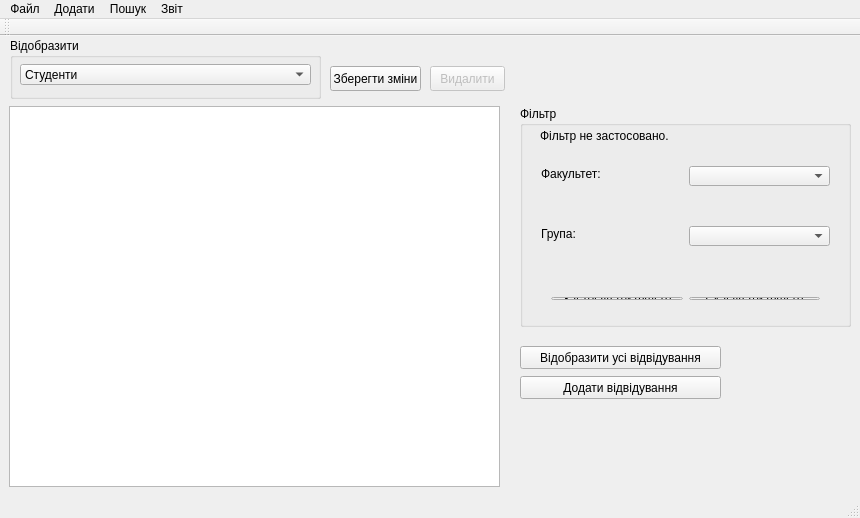
<?xml version="1.0" encoding="UTF-8"?>
<ui version="4.0">
 <class>MainWindow</class>
 <widget class="QMainWindow" name="MainWindow">
  <property name="geometry">
   <rect>
    <x>0</x>
    <y>0</y>
    <width>860</width>
    <height>518</height>
   </rect>
  </property>
  <property name="windowTitle">
   <string>Аналіз Захворюваності Студентів</string>
  </property>
  <widget class="QWidget" name="centralWidget">
   <widget class="QTableView" name="tableView">
    <property name="geometry">
     <rect>
      <x>9</x>
      <y>70</y>
      <width>491</width>
      <height>381</height>
     </rect>
    </property>
   </widget>
   <widget class="QGroupBox" name="tableGroupBox">
    <property name="geometry">
     <rect>
      <x>10</x>
      <y>2</y>
      <width>311</width>
      <height>61</height>
     </rect>
    </property>
    <property name="title">
     <string>Відобразити</string>
    </property>
    <widget class="QComboBox" name="tablesComboBox">
     <property name="geometry">
      <rect>
       <x>10</x>
       <y>26</y>
       <width>291</width>
       <height>21</height>
      </rect>
     </property>
     <item>
      <property name="text">
       <string>Студенти</string>
      </property>
     </item>
     <item>
      <property name="text">
       <string>Факультети</string>
      </property>
     </item>
     <item>
      <property name="text">
       <string>Групи</string>
      </property>
     </item>
     <item>
      <property name="text">
       <string>Лікарі</string>
      </property>
     </item>
     <item>
      <property name="text">
       <string>Діагнози</string>
      </property>
     </item>
     <item>
      <property name="text">
       <string>Відвідування</string>
      </property>
     </item>
    </widget>
   </widget>
   <widget class="QPushButton" name="submitButton">
    <property name="geometry">
     <rect>
      <x>330</x>
      <y>30</y>
      <width>91</width>
      <height>25</height>
     </rect>
    </property>
    <property name="text">
     <string>Зберегти зміни</string>
    </property>
   </widget>
   <widget class="QPushButton" name="deleteButton">
    <property name="enabled">
     <bool>false</bool>
    </property>
    <property name="geometry">
     <rect>
      <x>430</x>
      <y>30</y>
      <width>75</width>
      <height>25</height>
     </rect>
    </property>
    <property name="text">
     <string>Видалити</string>
    </property>
   </widget>
   <widget class="QGroupBox" name="filterGroupBox">
    <property name="geometry">
     <rect>
      <x>520</x>
      <y>70</y>
      <width>331</width>
      <height>221</height>
     </rect>
    </property>
    <property name="title">
     <string>Фільтр</string>
    </property>
    <widget class="QLabel" name="facultyLabel">
     <property name="geometry">
      <rect>
       <x>21</x>
       <y>60</y>
       <width>60</width>
       <height>16</height>
      </rect>
     </property>
     <property name="text">
      <string>Факультет:</string>
     </property>
    </widget>
    <widget class="QComboBox" name="facultyComboBox">
     <property name="geometry">
      <rect>
       <x>169</x>
       <y>60</y>
       <width>141</width>
       <height>20</height>
      </rect>
     </property>
    </widget>
    <widget class="QLabel" name="groupLabel">
     <property name="geometry">
      <rect>
       <x>21</x>
       <y>120</y>
       <width>34</width>
       <height>16</height>
      </rect>
     </property>
     <property name="text">
      <string>Група:</string>
     </property>
    </widget>
    <widget class="QComboBox" name="groupComboBox">
     <property name="geometry">
      <rect>
       <x>169</x>
       <y>120</y>
       <width>141</width>
       <height>20</height>
      </rect>
     </property>
    </widget>
    <widget class="QLabel" name="filterLabel">
     <property name="geometry">
      <rect>
       <x>20</x>
       <y>20</y>
       <width>281</width>
       <height>20</height>
      </rect>
     </property>
     <property name="text">
      <string>Фільтр не застосовано.</string>
     </property>
    </widget>
    <widget class="QWidget" name="layoutWidget">
     <property name="geometry">
      <rect>
       <x>20</x>
       <y>180</y>
       <width>291</width>
       <height>25</height>
      </rect>
     </property>
     <layout class="QHBoxLayout" name="horizontalLayout">
      <item>
       <widget class="QPushButton" name="useFilterButton">
        <property name="text">
         <string>Застосувати фільтр</string>
        </property>
       </widget>
      </item>
      <item>
       <widget class="QPushButton" name="cancelFilterButton">
        <property name="text">
         <string>Скасувати фільтр</string>
        </property>
       </widget>
      </item>
     </layout>
    </widget>
   </widget>
   <widget class="QPushButton" name="showVisitButton">
    <property name="geometry">
     <rect>
      <x>520</x>
      <y>310</y>
      <width>201</width>
      <height>23</height>
     </rect>
    </property>
    <property name="text">
     <string>Відобразити усі відвідування</string>
    </property>
   </widget>
   <widget class="QPushButton" name="addStudentVisit">
    <property name="geometry">
     <rect>
      <x>520</x>
      <y>340</y>
      <width>201</width>
      <height>23</height>
     </rect>
    </property>
    <property name="text">
     <string>Додати відвідування</string>
    </property>
   </widget>
  </widget>
  <widget class="QMenuBar" name="menuBar">
   <property name="geometry">
    <rect>
     <x>0</x>
     <y>0</y>
     <width>860</width>
     <height>21</height>
    </rect>
   </property>
   <widget class="QMenu" name="menuFile">
    <property name="title">
     <string>Файл</string>
    </property>
    <addaction name="actionExit"/>
   </widget>
   <widget class="QMenu" name="menu">
    <property name="title">
     <string>Додати</string>
    </property>
    <addaction name="actionStudent"/>
    <addaction name="actionVisit"/>
    <addaction name="actionDiagnosis"/>
    <addaction name="actionDoctor"/>
    <addaction name="actionFaculty"/>
    <addaction name="actionGroup"/>
   </widget>
   <widget class="QMenu" name="menu_2">
    <property name="title">
     <string>Пошук</string>
    </property>
    <addaction name="actionFindStudent"/>
    <addaction name="actionFindVisit"/>
   </widget>
   <widget class="QMenu" name="menu_3">
    <property name="title">
     <string>Звіт</string>
    </property>
    <addaction name="actionExportExcel"/>
   </widget>
   <addaction name="menuFile"/>
   <addaction name="menu"/>
   <addaction name="menu_2"/>
   <addaction name="menu_3"/>
  </widget>
  <widget class="QToolBar" name="mainToolBar">
   <attribute name="toolBarArea">
    <enum>TopToolBarArea</enum>
   </attribute>
   <attribute name="toolBarBreak">
    <bool>false</bool>
   </attribute>
  </widget>
  <widget class="QStatusBar" name="statusBar"/>
  <action name="actionStudent">
   <property name="text">
    <string>Студента</string>
   </property>
   <property name="toolTip">
    <string>Додати студента до бази.</string>
   </property>
   <property name="shortcut">
    <string>Ctrl+1</string>
   </property>
  </action>
  <action name="actionVisit">
   <property name="text">
    <string>Відвідування</string>
   </property>
   <property name="toolTip">
    <string>Додати відвідування до бази.</string>
   </property>
   <property name="shortcut">
    <string>Ctrl+2</string>
   </property>
  </action>
  <action name="actionDiagnosis">
   <property name="text">
    <string>Діагноз</string>
   </property>
   <property name="toolTip">
    <string>Додати діагноз до бази.</string>
   </property>
   <property name="shortcut">
    <string>Ctrl+3</string>
   </property>
  </action>
  <action name="actionDoctor">
   <property name="text">
    <string>Лікаря</string>
   </property>
   <property name="toolTip">
    <string>Додати лікаря до бази.</string>
   </property>
   <property name="shortcut">
    <string>Ctrl+4</string>
   </property>
  </action>
  <action name="actionExit">
   <property name="text">
    <string>Вихід</string>
   </property>
  </action>
  <action name="actionFaculty">
   <property name="text">
    <string>Факультет</string>
   </property>
   <property name="toolTip">
    <string>Додати факультет до бази.</string>
   </property>
   <property name="shortcut">
    <string>Ctrl+5</string>
   </property>
  </action>
  <action name="actionGroup">
   <property name="text">
    <string>Групу</string>
   </property>
   <property name="toolTip">
    <string>Додати групу до бази.</string>
   </property>
   <property name="shortcut">
    <string>Ctrl+6</string>
   </property>
  </action>
  <action name="actionFindStudent">
   <property name="text">
    <string>Студента</string>
   </property>
  </action>
  <action name="actionExportExcel">
   <property name="text">
    <string>Експортувати</string>
   </property>
  </action>
  <action name="actionFindVisit">
   <property name="text">
    <string>Відвідувань</string>
   </property>
  </action>
 </widget>
 <layoutdefault spacing="6" margin="11"/>
 <resources/>
 <connections/>
</ui>
